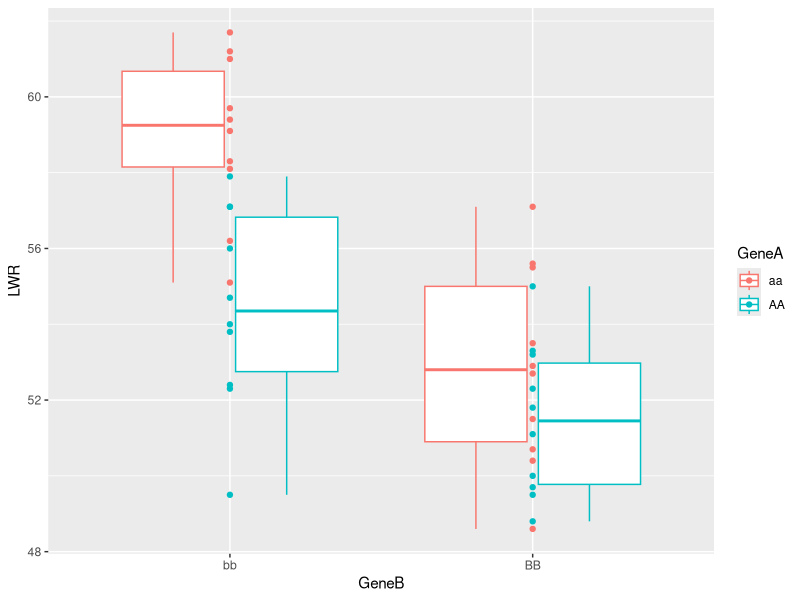
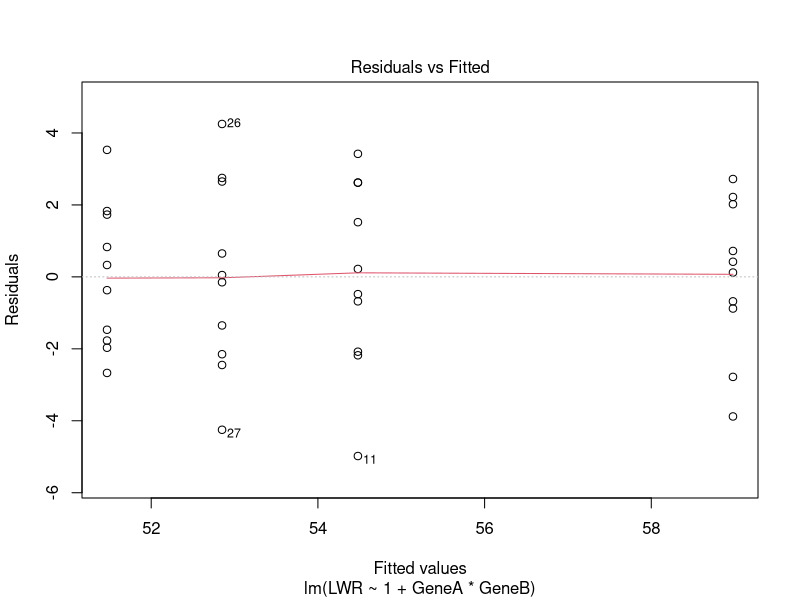
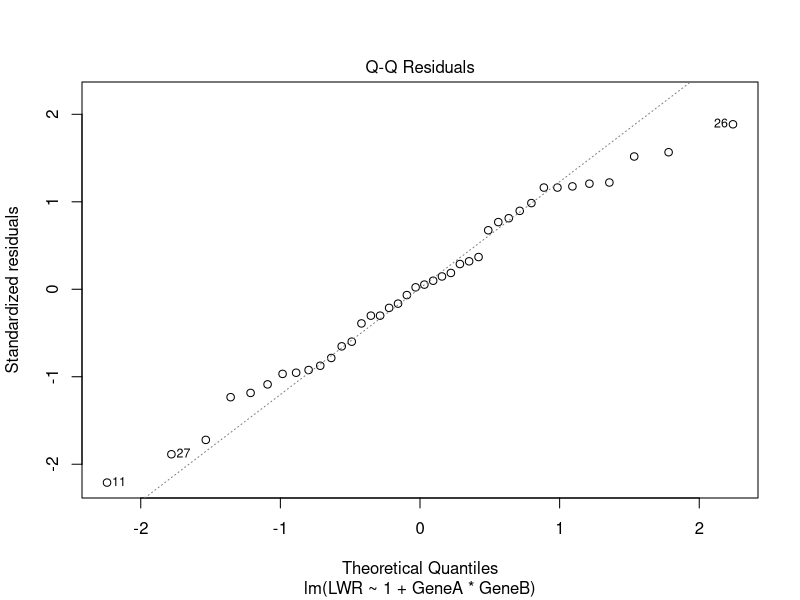
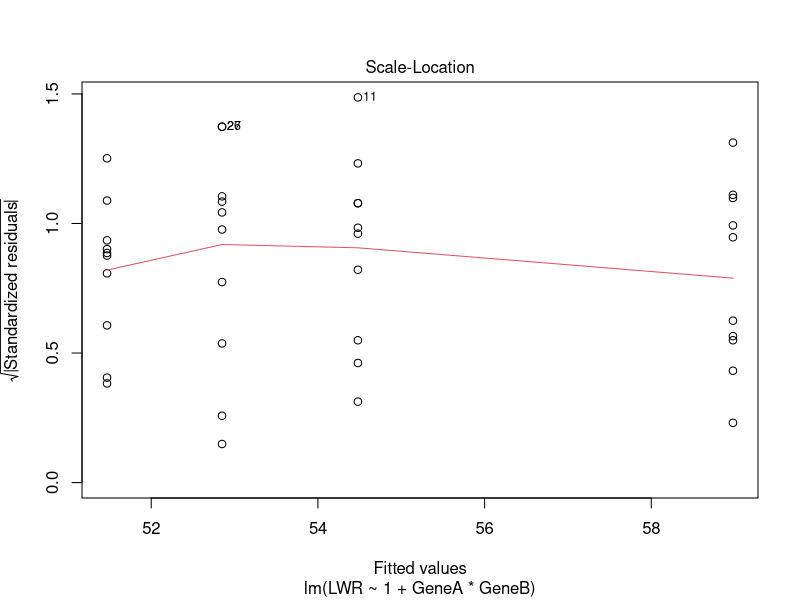
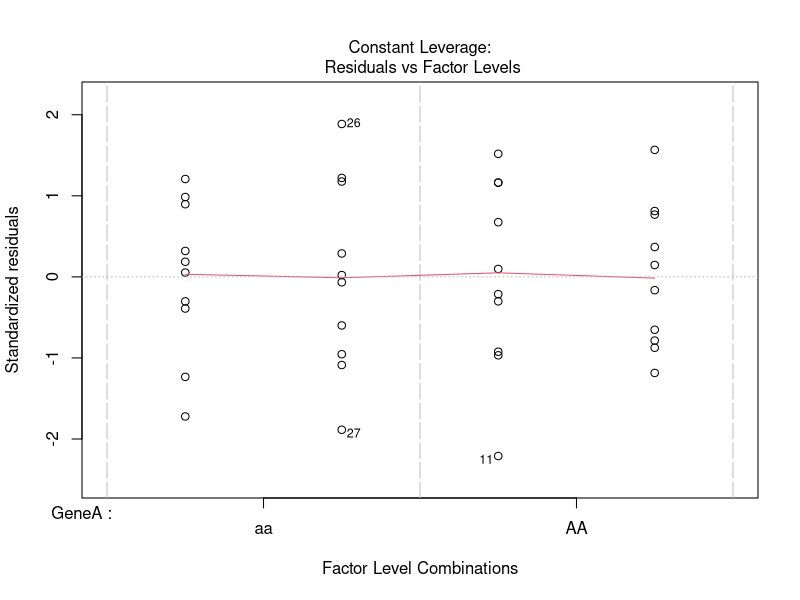
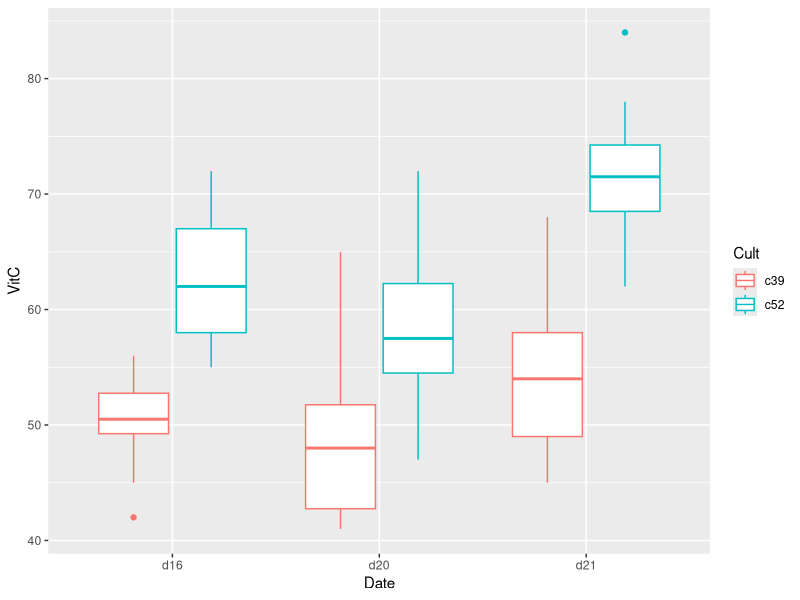
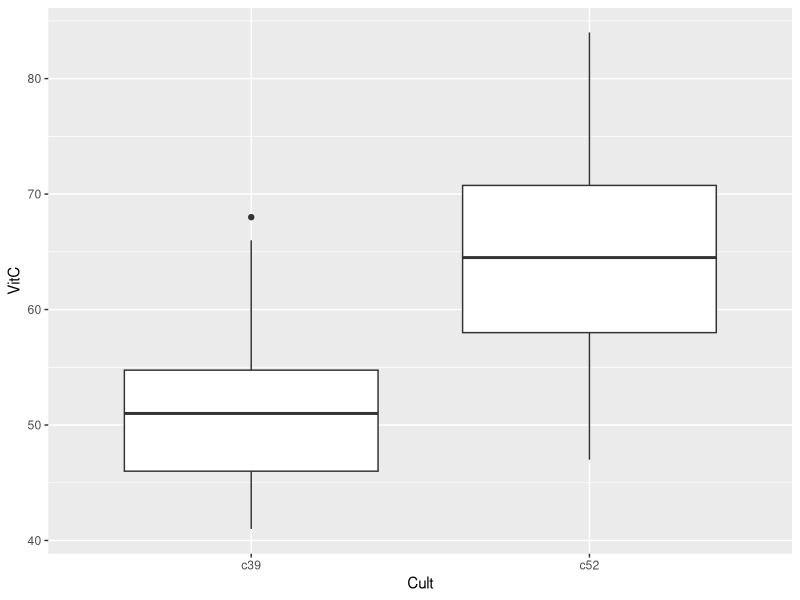
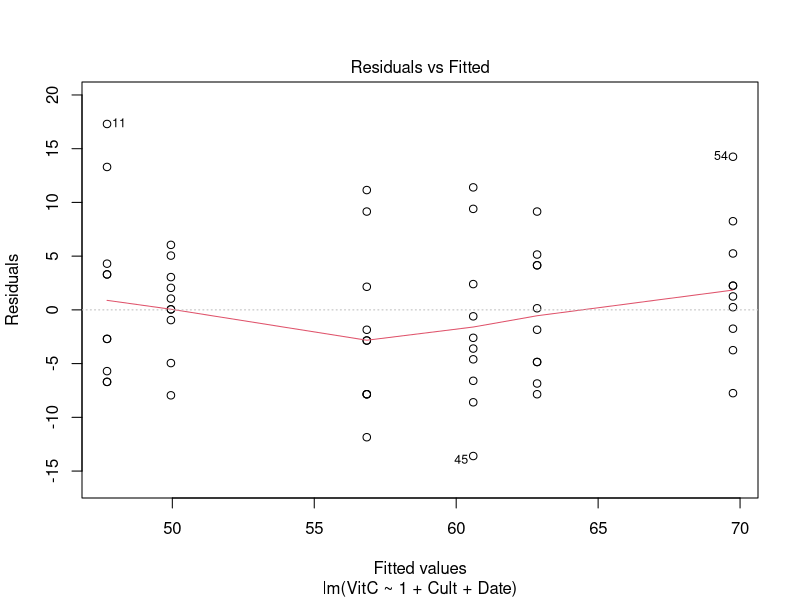

These figures' R source, in order: (Note: this script raises an error after producing the figures.)
lwr <- read.csv("Data/Prac3mockLWR.csv")

str(lwr)

library(ggplot2)

ggplot(data = lwr, aes(GeneB, LWR, color=GeneA)) +
  geom_boxplot()+
  geom_point()

addlm <- lm(LWR ~ 1 + GeneA+GeneB, data = lwr)
summary(addlm)

fullfactlm <- lm(LWR ~ 1 + GeneA*GeneB, data = lwr)
summary(fullfactlm)
plot(fullfactlm)
summary(aov(LWR ~ 1 + GeneA*GeneB, data = lwr))

anova(fullfactlm)

library(emmeans)
emmeans(fullfactlm, pairwise ~ GeneA|GeneB)



cabb <- read.csv("Data/Prac3cabbagedata.csv")
str(cabb)

ggplot(cabb, aes(x = Date, y=VitC, color=Cult))+geom_boxplot()


ggplot(cabb, aes(x = Cult, y=VitC))+geom_boxplot()

#### Additive ####
cablm <- lm(VitC ~ 1 + Cult + Date, data = cabb)
summary(cablm)
plot(cablm)

emmeans(cablm, pairwise ~ Cult)
emmeans(cablm, ~ Cult)

#### FF ####
plot(lm(VitC ~ 1 + Cult*Date, data = cabb))

#### Tomatoes ####

tom <- read.csv("Data/Prac3droughtdata.csv")

ggplot(tom, aes(x=Genotype, y=Temperature, color=WaterCondition))+geom_boxplot()

lmtom <- lm(Temperature ~ 1 + WaterCondition*Genotype, data=tom)
summary(lmtom)
summary(aov(Temperature ~ 1 + WaterCondition*Genotype, data=tom))
anova(lmtom)
summary(aov(Temperature ~ 1 + Genotype+WaterCondition, data=tom))

emmeans(lmtom, pairwise ~ Genotype|WaterCondition)


x <- rnorm(100)
x2 <- rnorm(100)+x
y <- x + x2 + rnorm(100)

summary(lm0 <- lm(y~x))
summary(lm(residuals(lm0)~ x2))
summary(aov(y~x+x2))



library(ggplot2)
tree <- read.csv("Data/Prac3forest.csv")
str(tree)
ggplot(tree, aes(x = QuadDiam, y=Density, color=StandType)) + geom_point()

lm0 <- lm(Density ~ 1, data=tree)
summary(lm0)
plot(lm0)

lm1 <- lm(Density ~ 1 + QuadDiam, data=tree)
summary(lm1)

lm2 <- lm(Density ~ 1 + QuadDiam+StandType, data=tree)
summary(lm2)

lm3 <- lm(Density ~ 1 + QuadDiam*StandType, data=tree)
summary(lm3)
anova(lm3)

1-(711.7 ^ 2 )/var(tree$Density)
library(emmeans)
emmeans(lm3, pairwise ~ StandType)



summary(lm(QuadDiam ~ 1 + Density * StandType, data=tree))

mice <- read.csv("Data/Prac3diabeticmice.csv")
str(mice)
mice[mice$Diet=="HFD" & mice$Strain=="NODk" & mice$Age>9,] <- NA

ggplot(data = mice, aes(x=Age, y= Wt, color=interaction(Diet, Strain))) + geom_point() +
  stat_smooth(formula = y ~ x)

ggplot(data = mice, aes(x=Age, y= Wt, color=interaction(Diet, Strain))) + geom_point() +
  stat_smooth(formula = y ~ x + I(x^2), method = "lm")

summary(mice)

ggplot(data = mice, aes( y= Wt, x=interaction(Diet, Strain))) + geom_boxplot()

lmmice0 <- lm(Wt ~ 1 + Strain*Diet, data=mice)
summary(lmmice0)

mice$agesq <- mice$Age^2

lmmice <- lm(Wt ~ 1 + Strain*Diet+poly(Age, 2), data=mice[])
lmmice <- lm(Wt ~ 1 + Strain*Diet+Age+I(Age^2), data=mice)
summary(lmmice)
plot(lmmice)

lmmicefull <- lm(Wt ~ 1 + Strain*Diet*Age+Strain*Diet*I(Age^2), data=mice)
summary(lmmicefull)
emmeans(lmmicefull, pairwise~interaction(Diet, Strain))
emmeans(lmmice, pairwise~interaction(Diet, Strain))
